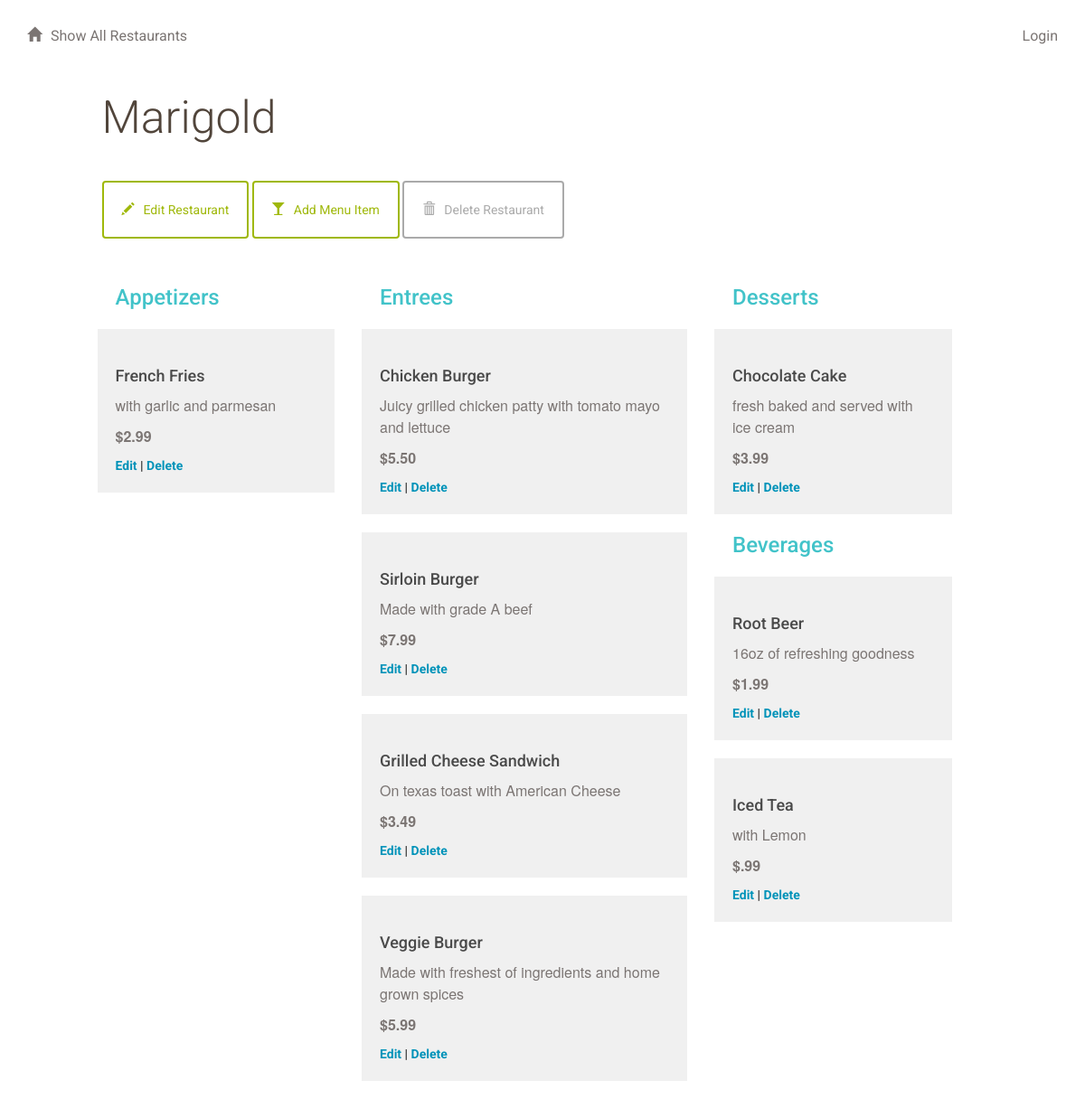
Page /restaurant/17/menu/ on the committed database.
### database_setup.py (models this page shows, shortened)
class Restaurant(Base):
    __tablename__ = 'restaurant'
    id = Column(Integer, primary_key=True)
    name = Column(String(250), nullable=False)

class MenuItem(Base):
    __tablename__ = 'menu_item'
    name =Column(String(80), nullable = False)
    id = Column(Integer, primary_key = True)
    description = Column(String(250))
    price = Column(String(8))
    course = Column(String(250))
    restaurant_id = Column(Integer,ForeignKey('restaurant.id'))
    restaurant = relationship(Restaurant)

### project.py (the view)
@app.route('/restaurant/<int:restaurant_id>/')
@app.route('/restaurant/<int:restaurant_id>/menu/')
def showMenu(restaurant_id):
	restaurant = session.query(Restaurant).filter_by(id=restaurant_id).one()
	items = session.query(MenuItem).filter_by(restaurant_id=restaurant_id).all()
	return render_template('menu.html', items=items, restaurant=restaurant)

### templates/menu.html (shortened to what this page needs)
{% extends "main.html" %}
{% block content %}
{% include "header.html" %}
	<div class="row">
		<div class="col-md-11 col-md-offset-1 padding-none">
			<h1>{{ restaurant.name }}
			</h1>
		</div>
	</div>
	<div class="row padding-top padding-bottom">
		<div class="col-md-1"></div>
		<div class="col-md-11 padding-none">
			<a href="{{url_for('editRestaurant', restaurant_id = restaurant.id )}}">
				<button class="btn btn-default" id="new-menu-item">
					<span class="glyphicon glyphicon-pencil" aria-hidden="true"></span>Edit Restaurant
				</button>
			</a>
			<a href="{{url_for('newMenuItem', restaurant_id = restaurant.id )}}">
				<button class="btn btn-default" id="new-menu-item">
					<span class="glyphicon glyphicon-glass" aria-hidden="true"></span>Add Menu Item
				</button>
			</a>
						<a href="{{url_for('deleteRestaurant', restaurant_id = restaurant.id )}}">
				<button class="btn btn-default delete" id="delete-restaurant">
					<span class="glyphicon glyphicon-trash" aria-hidden="true"></span>Delete Restaurant
				</button>
			</a>
		</div>
		<div class="col-md-7"></div>
	</div>
	{% if items !=[] %}
		<div class="row">
			<div class="col-md-1"></div>
			<div class="col-md-3">
				<h2>Appetizers</h2>
					{% for i in items %}
						{% if i.course == 'Appetizer' %}
							<div class="menu-item">
								<h3>{{i.name}}</h3>
								<p>{{i.description}}</p>
								<p class="menu-price">{{i.price}}</p>
								<a href='{{url_for('editMenuItem', restaurant_id = restaurant.id, menu_id=i.id ) }}'>Edit</a> |
								<a href='{{url_for('deleteMenuItem', restaurant_id = restaurant.id, menu_id=i.id ) }}'>Delete</a>
							</div>
						{% endif %}
					{% endfor %}
			</div>
			<div class="col-md-4">
				<h2>Entrees</h2>
					{% for i in items %}
						{% if i.course == 'Entree' %}
						<div class="menu-item">
							<h3>{{i.name}}</h3>
							<p>{{i.description}}</p>
							<p class="menu-price">{{i.price}}</p>
							<a href='{{url_for('editMenuItem', restaurant_id = restaurant.id, menu_id=i.id ) }}'>Edit</a> |
							<a href='{{url_for('deleteMenuItem', restaurant_id = restaurant.id, menu_id=i.id ) }}'>Delete</a>
						</div>
						{% endif %}
					{% endfor %}
			</div>
			<div class="col-md-3">
				<h2>Desserts</h2>
					{% for i in items %}
						{% if i.course == 'Dessert' %}
						<div class="menu-item">
							<h3>{{i.name}}</h3>
							<p>{{i.description}}</p>
							<p class="menu-price">{{i.price}}</p>
							<a href='{{url_for('editMenuItem', restaurant_id = restaurant.id, menu_id=i.id ) }}'>Edit</a> |
							<a href='{{url_for('deleteMenuItem', restaurant_id = restaurant.id, menu_id=i.id ) }}'>Delete</a>
						</div>
						{% endif %}
					{% endfor %}
				<h2>Beverages</h2>
					{% for i in items %}
						{% if i.course == 'Beverage' %}
						<div class="menu-item">
							<h3>{{i.name}}</h3>
							<p>{{i.description}}</p>
							<p class="menu-price">{{i.price}}</p>
							<a href='{{url_for('editMenuItem', restaurant_id = restaurant.id, menu_id=i.id ) }}'>Edit</a> |
							<a href='{{url_for('deleteMenuItem', restaurant_id = restaurant.id, menu_id=i.id ) }}'>Delete</a>
						</div>
						{% endif %}
					{% endfor %}
			</div>
			<div class="col-md-1"></div>
		</div>
	{% endif %}
{% endblock %}

### static/styles.css (style rules this page uses)
* { font-family: "Helvetica Neue Bold", Roboto, Helvetica, Arial, sans-serif; font-weight: 700; }
h1 { font-family: "Helvetica Neue Light", Roboto, Helvetica, Arial, sans-serif; font-size: 50px; color: #51453B; line-height: 60px; font-weight: 300; }
h2 { font-size: 24px; color: #42C3C9; line-height: 29px; }
h3 { font-size: 18px; color: #4A4A4A; line-height: 23px; }
p { font-family: "Helvetica Neue", Roboto, Helvetica, Arial, sans-serif; font-size: 16px; color: #7B7573; line-height: 24px; font-weight: 400; }
a { font-size: 14px; color: #0093B9; line-height: 17px; }
.padding-top { padding-top: 30px; }
.padding-bottom { padding-bottom: 30px; }
.padding-none { padding: 0; }
.btn { padding: 20px; margin: 0; border-color: #9FB80A; border-width: 2px; color: #9FB80A;; }
.btn.delete { border-color: #aaaaaa; color: #aaaaaa; }
.glyphicon { margin-right: 10px; }
.menu-item { background: #F0F0F0; padding: 20px; margin: 20px; margin-left: -20px; }
.menu-price { font-weight: 700; }

### rows in the picture
Restaurant: name "Marigold"
MenuItem: name "French Fries", description "with garlic and parmesan", price "$2.99"
MenuItem: name "Chicken Burger", description "Juicy grilled chicken patty with tomato mayo and lettuce", price "$5.50"
MenuItem: name "Sirloin Burger", description "Made with grade A beef", price "$7.99"
MenuItem: name "Grilled Cheese Sandwich", description "On texas toast with American Cheese", price "$3.49"
MenuItem: name "Veggie Burger", description "Made with freshest of ingredients and home grown spices", price "$5.99"
MenuItem: name "Chocolate Cake", description "fresh baked and served with ice cream", price "$3.99"
MenuItem: name "Root Beer", description "16oz of refreshing goodness", price "$1.99"
MenuItem: name "Iced Tea", description "with Lemon", price "$.99"
